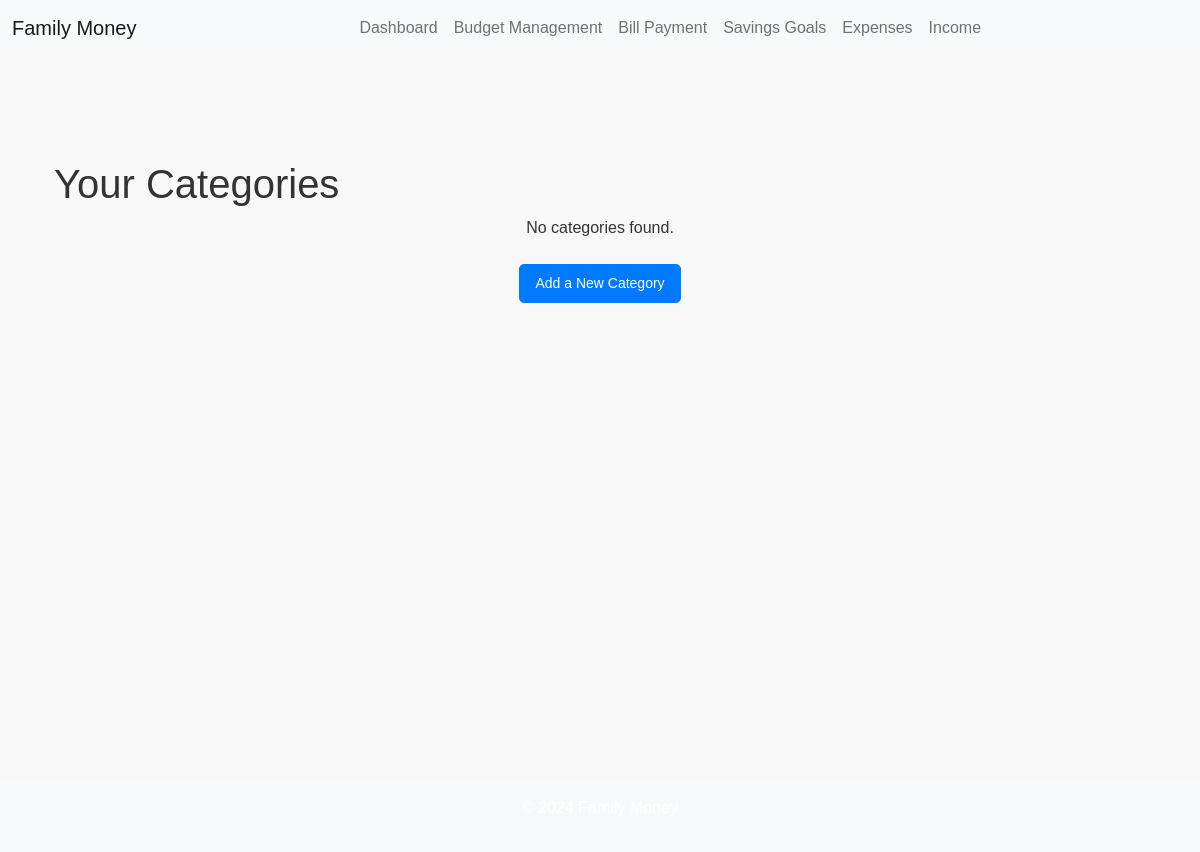
Page /financials/categories/ on the earlier database version.
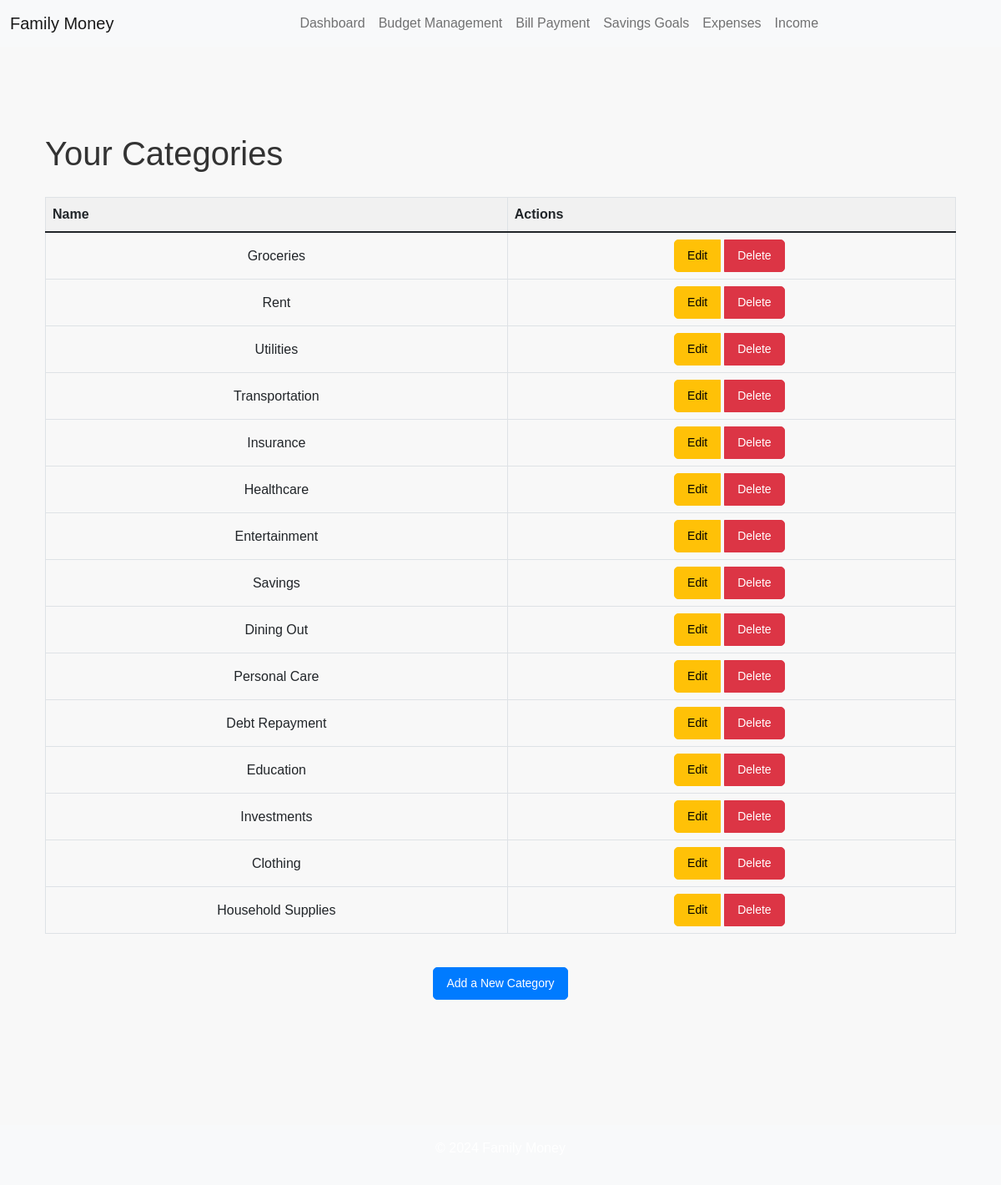
Same page on the later database version.
### financials/models.py (models this page shows, shortened)
class Category(models.Model):
    name = models.CharField(max_length=100, unique=True)

### financials/views.py (the view)
# urls.py: path('categories/', CategoryListView.as_view(), name='category_list'),
class CategoryListView(ListView):
    model = Category
    template_name = 'financials/category_list.html'
    def get_queryset(self):
        return Category.objects.all()

### financials/templates/financials/category_list.html
{% extends 'base.html' %}
{% block content %}
<div class="container mt-5">
  <h1>Your Categories</h1>
  {% if object_list %}
  <div class="table-responsive">
    <table class="table table-bordered table-hover">
      <thead class="thead-light">
        <tr>
          <th>Name</th>
          <th>Actions</th>
        </tr>
      </thead>
      <tbody>
        {% for category in object_list %}
        <tr>
          <td>{{ category.name }}</td>
          <td>
            <div class="btn-group" role="group">
              <a
                href="{% url 'financials:category_edit' category.pk %}"
                class="btn btn-sm btn-warning"
                >Edit</a
              >
              <a
                href="{% url 'financials:category_delete' category.pk %}"
                class="btn btn-sm btn-danger"
                >Delete</a
              >
            </div>
          </td>
        </tr>
        {% endfor %}
      </tbody>
    </table>
  </div>
  {% else %}
  <p class="text-center">No categories found.</p>
  {% endif %}
  <div class="text-center mt-4">
    <a href="{% url 'financials:category_create' %}" class="btn btn-primary"
      >Add a New Category</a
    >
  </div>
</div>
{% endblock %}

### family_money/templates/base.html (shortened to what this page needs)
{% load static %}
<!DOCTYPE html>
<html lang="en">
  <head>
    <link
      href="https://cdn.jsdelivr.net/npm/bootstrap@5.1.3/dist/css/bootstrap.min.css"
      rel="stylesheet"
    />
    <link
      href="https://cdnjs.cloudflare.com/ajax/libs/bootstrap-datepicker/1.9.0/css/bootstrap-datepicker.min.css"
      rel="stylesheet"
    />
    <link rel="stylesheet" href="{% static 'css/styles.css' %}" />
    <link rel="stylesheet" href="{% static 'financials/financials.css' %}" />
  </head>
  <body>
    <nav class="navbar navbar-expand-lg navbar-light bg-light">
      <div class="container-fluid">
        <a class="navbar-brand" href="{% url 'common:dashboard' %}">
          Family Money
        </a>
        <div class="collapse navbar-collapse" id="navbarNav">
          <ul class="navbar-nav mx-auto">
            <li class="nav-item">
              <a class="nav-link" href="{% url 'common:dashboard' %}">
                Dashboard
              </a>
            </li>
            <li class="nav-item">
              <a class="nav-link" href="{% url 'financials:budget_list' %}">
                Budget Management
              </a>
            </li>
            <li class="nav-item">
              <a class="nav-link" href="{% url 'financials:bill_list' %}">
                Bill Payment
              </a>
            </li>
            <li class="nav-item">
              <a
                class="nav-link"
                href="{% url 'financials:savings_goal_list' %}"
              >
                Savings Goals
              </a>
            </li>
            <li class="nav-item">
              <a class="nav-link" href="{% url 'financials:expense_list' %}">
                Expenses
              </a>
            </li>
            <li class="nav-item">
              <a class="nav-link" href="{% url 'financials:income_list' %}">
                Income
              </a>
            </li>
          </ul>
        </div>
      </div>
    </nav>
    <main class="container mt-4" style="min-height: calc(100vh - 150px)">
      {% block content %} {% endblock %}
    </main>
    <footer
      class="bg-light text-center py-3"
      style="position: relative; bottom: 0; width: 100%"
    >
      <p>&copy; 2024 Family Money</p>
    </footer>
  </body>
</html>

### static/css/styles.css (style rules this page uses)
body { font-family: Arial, sans-serif; background-color: #f8f8f8; color: #333; margin: 0; padding: 0; }
main { padding: 2rem; padding-bottom: 100px; }
footer { background-color: #333; color: #fff; text-align: center; padding: 1rem; position: relative; margin-top: 50px; width: 100%; }
.container { padding-bottom: 50px; }
.btn { border-radius: 5px; padding: 8px 15px; font-size: 14px; }

### financials/static/financials/financials.css (style rules this page uses)
.btn-primary { background-color: #007bff; border-color: #007bff; }
.table { margin-top: 20px; border: 1px solid #dee2e6; }
.table th { background-color: #f1f1f1; }
.table th, .table td { vertical-align: middle; }
.btn-group .btn { margin-right: 5px; }
.table td { text-align: center; }

Differences in the rows shown:
added Category: name "Groceries"
added Category: name "Rent"
added Category: name "Utilities"
added Category: name "Transportation"
added Category: name "Insurance"
added Category: name "Healthcare"
added Category: name "Entertainment"
added Category: name "Savings"
added Category: name "Dining Out"
added Category: name "Personal Care"
added Category: name "Debt Repayment"
added Category: name "Education"
added Category: name "Investments"
added Category: name "Clothing"
added Category: name "Household Supplies"
Other differences:
text no longer shown: "No categories found."
text now shown: "Name Actions"
